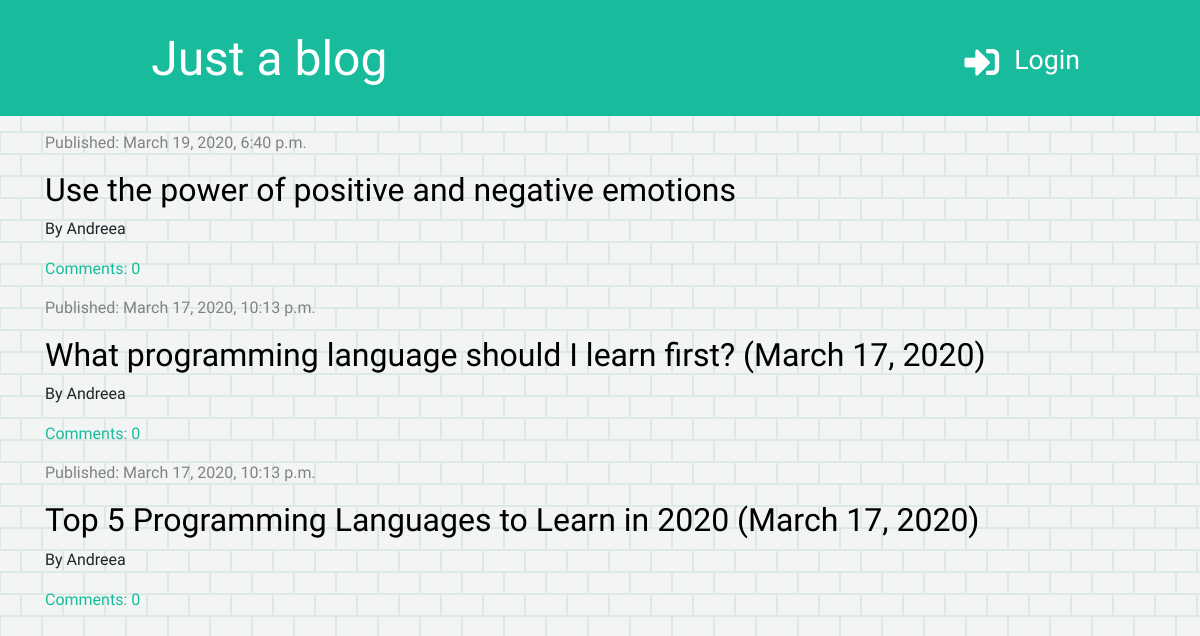
The page / on the database its author committed.
### blog/models.py (models this page shows, shortened)
class Post(models.Model):
    author = models.ForeignKey('auth.User', on_delete=models.CASCADE)
    title = models.CharField(max_length=200)
    text = models.TextField()
    created_date = models.DateTimeField(default=timezone.now)
    published_date = models.DateTimeField(blank=True, null=True)
    def approved_comments(self):
        return self.comments.filter(approved=True)

### blog/views.py (the view)
# urls.py: path('', views.post_list, name='post_list'),
def post_list(request):
    posts = Post.objects.filter(published_date__lte=timezone.now()).order_by('-published_date')
    stuff_for_frontend = {'posts': posts}
    return render(request, 'blog/post_list.html', stuff_for_frontend)

### blog/templatetags/markdownify.py (called while the page is built)
@register.filter
def markdown(value):
    renderer = HighlightRenderer()
    markdown = mistune.Markdown(renderer=renderer)
    return markdown(value)

### blog/templates/blog/post_list.html (shortened to what this page needs)
{% extends 'blog/base.html' %}
{% load markdownify %}
{% block content %}
    {% for post in posts %}
        <div class="post">
            <div class="date">
                <p> Published: {{ post.published_date }}</p>
            </div>
            <h2><a href="{% url 'post_detail' pk=post.pk %}">{{ post.title }}</a></h2>
            <p>By {{ post.author }}</p>
            <a href="{% url 'post_detail' pk=post.pk %}" class="approved-comments">Comments: {{ post.approved_comments.count }}</a>
        </div>
    {% endfor %}
{% endblock %}

### blog/static/css/blog.css (style rules this page uses)
h1, h2, h3, h4 { margin-top: 10px; }
body { font-family: 'Raleway', sans-serif; background-color: #f2f5f4; }
.date { padding: 15px 0px 0px 0px; color: #828282; }
.post h2 a { color: #000000; }
.approved-comments { color: #18BC9C; }

### rows shown on the page
Post: published_date "March 19, 2020, 6:40 p.m.", title "Use the power of positive and negative emotions", author "Andreea", approved_comments.count "0"
Post: published_date "March 17, 2020, 10:13 p.m.", title "What programming language should I learn first? (March 17, 2020)", author "Andreea", approved_comments.count "0"
Post: published_date "March 17, 2020, 10:13 p.m.", title "Top 5 Programming Languages to Learn in 2020 (March 17, 2020)", author "Andreea", approved_comments.count "0"
